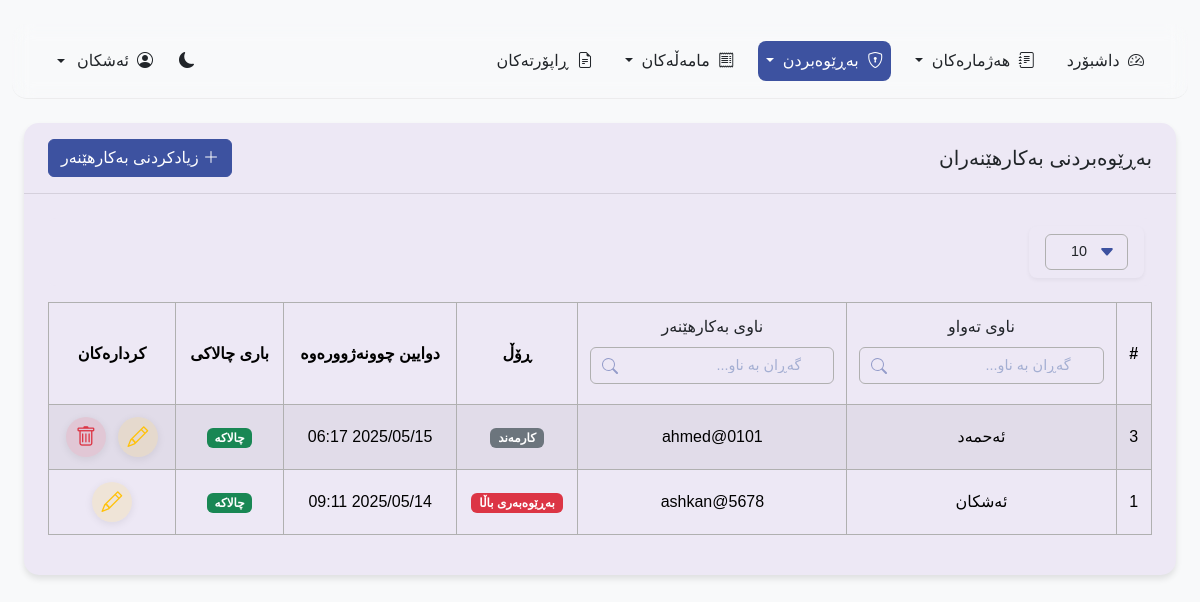
The app's page /pages/users.php (signed in), older data.
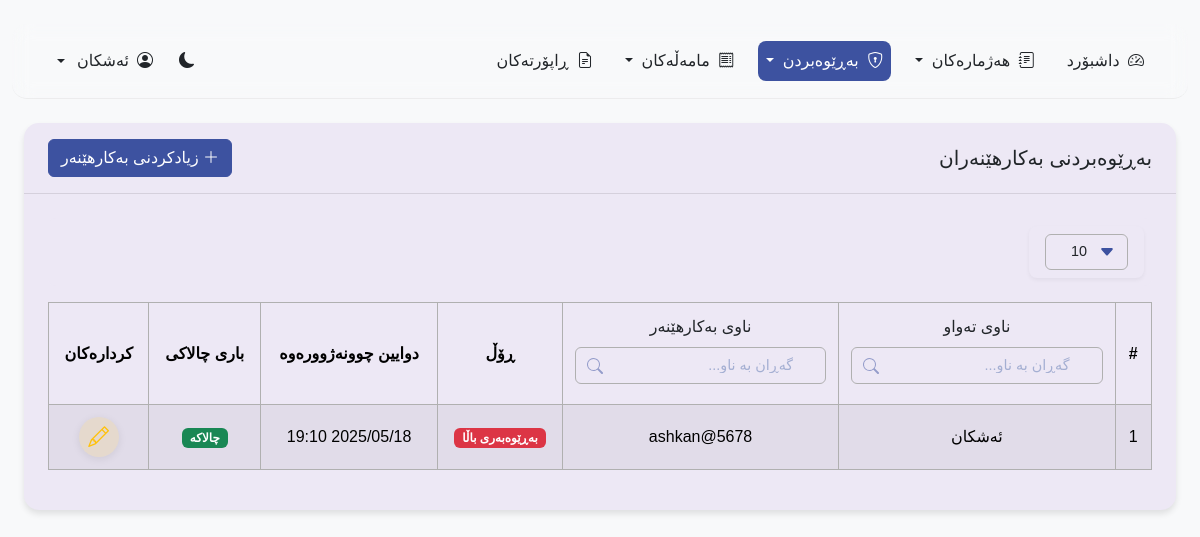
The same page, newer data.
### tables this page shows
CREATE TABLE `users` (
  `id` int(11) NOT NULL,
  `username` varchar(50) NOT NULL,
  `password` varchar(255) NOT NULL,
  `full_name` varchar(100) NOT NULL,
  `role_id` int(11) DEFAULT NULL,
  `is_active` tinyint(1) DEFAULT 1,
  `last_login` timestamp NULL DEFAULT NULL,
  `created_by` int(11) DEFAULT NULL,
  `created_at` timestamp NOT NULL DEFAULT current_timestamp(),
  `updated_at` timestamp NOT NULL DEFAULT current_timestamp() ON UPDATE current_timestamp()
);

CREATE TABLE `roles` (
  `id` int(11) NOT NULL,
  `name` varchar(50) NOT NULL,
  `description` text DEFAULT NULL,
  `created_at` timestamp NOT NULL DEFAULT current_timestamp()
);

### pages/users.php (the view, shortened to what the changed rows need)
<?php
$db = Database::getInstance();
$stmt = $db->prepare("
    SELECT u.*, r.name as role_name
    FROM users u
    LEFT JOIN roles r ON u.role_id = r.id
    ORDER BY u.id DESC
");
$stmt->execute();
$users = $stmt->fetchAll();
?>
<!DOCTYPE html>
<html lang="ku" dir="rtl" data-bs-theme="<?php echo isset($_COOKIE['theme']) ? $_COOKIE['theme'] : 'light'; ?>">
<head>
    <link rel="stylesheet" href="https://cdn.jsdelivr.net/npm/bootstrap@5.3.2/dist/css/bootstrap.rtl.min.css">
    <link rel="stylesheet" href="https://cdn.jsdelivr.net/npm/bootstrap-icons@1.11.3/font/bootstrap-icons.min.css">
    <link rel="stylesheet" href="../assets/css/common.css">
    <link rel="stylesheet" href="../assets/css/navbar.css">
    <link rel="stylesheet" href="../assets/css/dashboard.css">
    <link rel="stylesheet" href="../assets/css/tables.css">
</head>
<body class="bg-body-tertiary">
    <div class="container-fluid py-4">
        <div class="container-fluid">
            <div class="card">
                <div class="card-body">
                    <div class="table-responsive">
                        <table class="table table-striped table-hover table-bordered">
                            <thead>
                                <tr>
                                    <th class="border">#</th>
                                    <th class="border">
                                        <div class="table-header-with-search">
                                            <div class="header-text">ناوی تەواو</div>
                                            <div class="column-search">
                                                <input type="text" class="form-control" placeholder="گەڕان بە ناو..." onkeyup="filterTable(this, 1)">
                                            </div>
                                        </div>
                                    </th>
                                    <th class="border">
                                        <div class="table-header-with-search">
                                            <div class="header-text">ناوی بەکارهێنەر</div>
                                            <div class="column-search">
                                                <input type="text" class="form-control" placeholder="گەڕان بە ناو..." onkeyup="filterTable(this, 2)">
                                            </div>
                                        </div>
                                    </th>
                                    <th class="border">ڕۆڵ</th>
                                    <th class="border">دوایین چوونەژوورەوە</th>
                                    <th class="border">باری چالاکی</th>
                                    <th class="border">کردارەکان</th>
                                </tr>
                            </thead>
                            <tbody>
                                <?php foreach ($users as $user): ?>
                                <tr>
                                    <td><?php echo $user['id']; ?></td>
                                    <td><?php echo htmlspecialchars($user['full_name']); ?></td>
                                    <td><?php echo htmlspecialchars($user['username']); ?></td>
                                    <td>
                                        <span class="badge bg-<?php echo $user['role_id'] == 1 ? 'danger' : ($user['role_id'] == 2 ? 'primary' : ($user['role_id'] == 3 ? 'success' : 'secondary')); ?>">
                                            <?php echo htmlspecialchars($user['role_name']); ?>
                                        </span>
                                    </td>
                                    <td><?php echo $user['last_login'] ? date('Y/m/d H:i', strtotime($user['last_login'])) : 'هیچ کات'; ?></td>
                                    <td>
                                        <?php if ($user['is_active']): ?>
                                            <span class="badge bg-success">چالاکە</span>
                                        <?php else: ?>
                                            <span class="badge bg-danger">ناچالاکە</span>
                                        <?php endif; ?>
                                    </td>
                                    <td>
                                        <div class="d-flex gap-2 justify-content-center">
                                            <a
                                                href="javascript:void(0);"
                                                class="action-btn edit"
                                                data-bs-toggle="modal"
                                                data-bs-target="#editUserModal"
                                                data-id="<?php echo $user['id']; ?>"
                                                data-fullname="<?php echo htmlspecialchars($user['full_name']); ?>"
                                                data-username="<?php echo htmlspecialchars($user['username']); ?>"
                                                data-role="<?php echo $user['role_id']; ?>"
                                                data-active="<?php echo $user['is_active']; ?>"
                                                title="دەستکاری"
                                            >
                                                <i class="bi bi-pencil"></i>
                                            </a>
                                            <?php if ($user['id'] != $_SESSION['user_id']):  ?>
                                            <a
                                                href="javascript:void(0);"
                                                class="action-btn delete"
                                                data-bs-toggle="modal"
                                                data-bs-target="#deleteUserModal"
                                                data-id="<?php echo $user['id']; ?>"
                                                data-fullname="<?php echo htmlspecialchars($user['full_name']); ?>"
                                                title="سڕینەوە"
                                            >
                                                <i class="bi bi-trash"></i>
                                            </a>
                                            <?php endif; ?>
                                        </div>
                                    </td>
                                </tr>
                                <?php endforeach; ?>
                            </tbody>
                        </table>
                    </div>
                </div>
            </div>
        </div>
    </div>
</body>
</html>

Row changes from the older to the newer data that the page shows:
removed users: id "3", full_name "ئەحمەد", username "ahmed@0101", role.name "کارمەند", last_login "2025/05/15 06:17", is_active "چالاکە"
changed users "ئەشکان": last_login "2025/05/14 09:11" → "2025/05/18 19:10"
